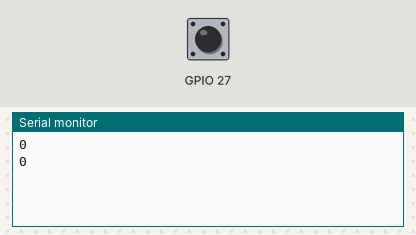
Bench run of a sketch on a simulated ESP32. Shown: the last lines printed to the serial monitor. Inputs (shaded band) come from the test bench; at power-on: GPIO 27 HIGH.

Above: at 1.2 s.
1.3 s: GPIO 27 pulled LOW for 0.15 s
At 1.8 s:
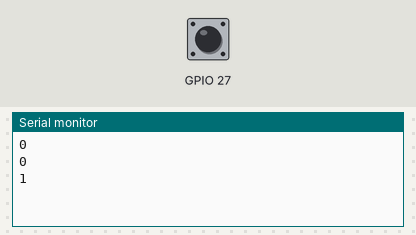
2.9 s: GPIO 27 pulled LOW for 1 s
At 3.4 s:
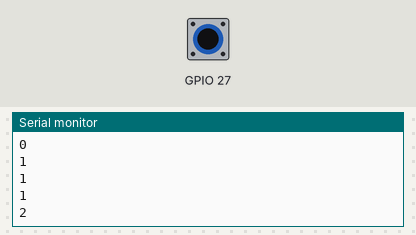
5.4 s: GPIO 27 pulled LOW for 0.15 s
At 5.9 s:
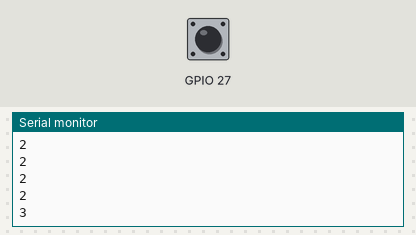
Timing chart, 0 to 8.4 s (numbered marks = the images above; inputs shaded):
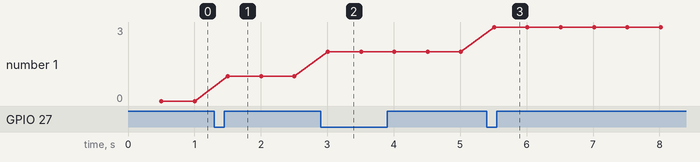

The sketch:

esp32_oil_node.ino
```cpp
volatile uint32_t pulses = 0;

void IRAM_ATTR isr() {
  pulses++;
}

void setup() {
  Serial.begin(115200);
  pinMode(27, INPUT_PULLUP);
  attachInterrupt(digitalPinToInterrupt(27), isr, FALLING);
}

void loop() {
  static uint32_t t = 0;
  if (millis() - t > 500) {
    t = millis();
    Serial.println(pulses);
  }
}
```

Measured:
- after the input at 1.3 s, the serial monitor: prints a new line after 0.20 s (image 1)
- after the input at 2.9 s, the serial monitor: prints a new line after 0.11 s (image 2)
- after the input at 5.4 s, the serial monitor: prints a new line after 0.11 s (image 3)
- plotted number 1: 0 → 1 after the input at 1.3 s, 1 → 2 after the input at 2.9 s, 2 → 3 after the input at 5.4 s
